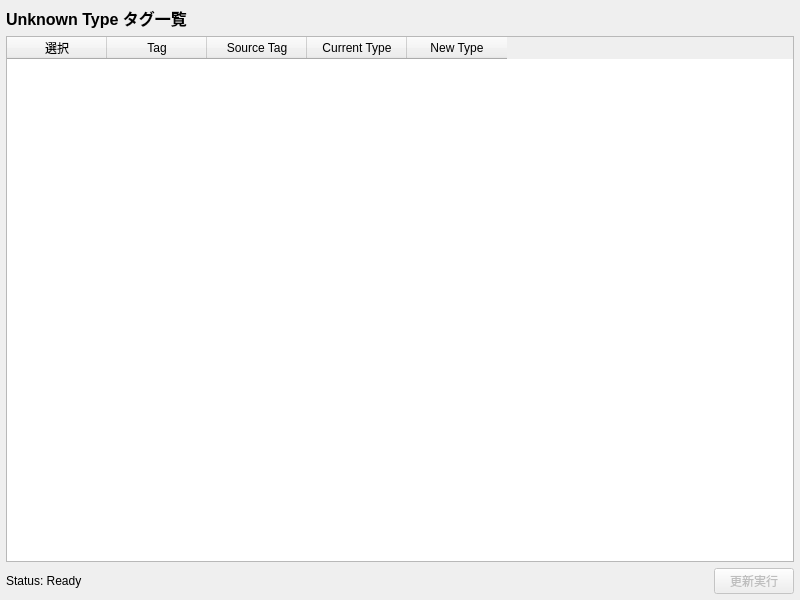
<?xml version="1.0" encoding="UTF-8"?>
<ui version="4.0">
 <class>TagManagementWidget</class>
 <widget class="QWidget" name="TagManagementWidget">
  <property name="geometry">
   <rect>
    <x>0</x>
    <y>0</y>
    <width>800</width>
    <height>600</height>
   </rect>
  </property>
  <property name="windowTitle">
   <string>Tag Management</string>
  </property>
  <layout class="QVBoxLayout" name="verticalLayoutMain">
   <property name="spacing">
    <number>6</number>
   </property>
   <property name="leftMargin">
    <number>6</number>
   </property>
   <property name="topMargin">
    <number>6</number>
   </property>
   <property name="rightMargin">
    <number>6</number>
   </property>
   <property name="bottomMargin">
    <number>6</number>
   </property>
   <item>
    <widget class="QLabel" name="labelTitle">
     <property name="text">
      <string>Unknown Type タグ一覧</string>
     </property>
     <property name="font">
      <font>
       <pointsize>12</pointsize>
       <weight>75</weight>
       <bold>true</bold>
      </font>
     </property>
    </widget>
   </item>
   <item>
    <widget class="QTableWidget" name="tableWidgetTags">
     <property name="editTriggers">
      <set>QAbstractItemView::EditTrigger::NoEditTriggers</set>
     </property>
     <property name="selectionMode">
      <enum>QAbstractItemView::SelectionMode::NoSelection</enum>
     </property>
     <property name="selectionBehavior">
      <enum>QAbstractItemView::SelectionBehavior::SelectRows</enum>
     </property>
     <property name="sortingEnabled">
      <bool>false</bool>
     </property>
     <column>
      <property name="text">
       <string>選択</string>
      </property>
     </column>
     <column>
      <property name="text">
       <string>Tag</string>
      </property>
     </column>
     <column>
      <property name="text">
       <string>Source Tag</string>
      </property>
     </column>
     <column>
      <property name="text">
       <string>Current Type</string>
      </property>
     </column>
     <column>
      <property name="text">
       <string>New Type</string>
      </property>
     </column>
    </widget>
   </item>
   <item>
    <layout class="QHBoxLayout" name="horizontalLayoutBottom">
     <item>
      <widget class="QLabel" name="labelStatus">
       <property name="text">
        <string>Status: Ready</string>
       </property>
      </widget>
     </item>
     <item>
      <spacer name="horizontalSpacerBottom">
       <property name="orientation">
        <enum>Qt::Orientation::Horizontal</enum>
       </property>
       <property name="sizeHint" stdset="0">
        <size>
         <width>40</width>
         <height>20</height>
        </size>
       </property>
      </spacer>
     </item>
     <item>
      <widget class="QPushButton" name="buttonUpdate">
       <property name="text">
        <string>更新実行</string>
       </property>
       <property name="enabled">
        <bool>false</bool>
       </property>
      </widget>
     </item>
    </layout>
   </item>
  </layout>
 </widget>
 <resources/>
 <connections/>
</ui>
